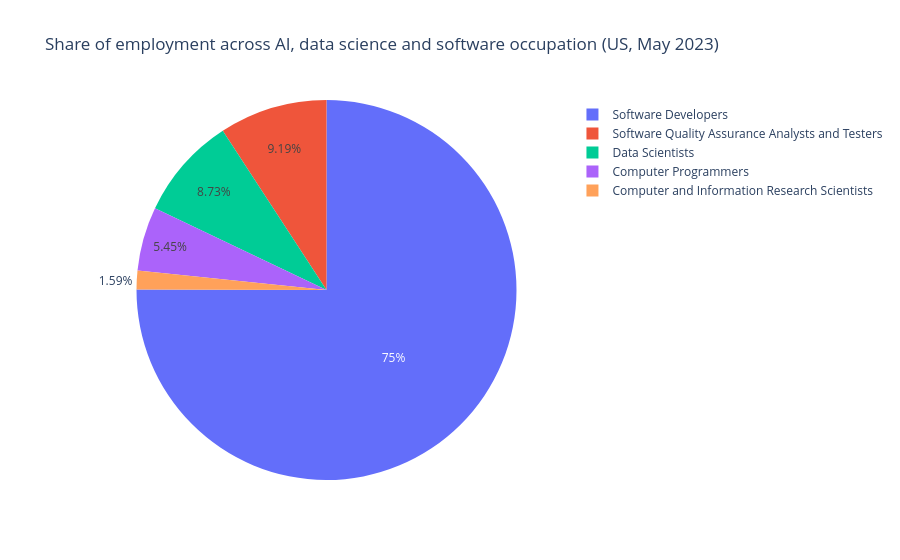

The cell this chart's notebook holds for it:
### Code cell
fig_pie = px.pie(
    national_fields,
    names = "OCC_TITLE", 
    values = "TOT_EMP",
    title = "Share of employment across AI, data science and software occupation (US, May 2023)",
    labels = {"TOT_EMP" : "Number of employees ", "OCC_TITLE": "Field", "A_MEDIAN" : "Median pay"},
    hover_data = ["A_MEDIAN"]
)
fig_pie.show()

### Figure 1 — Plotly figure (JSON) as saved in the notebook; plotly's stock layout.template omitted (floating-point values rounded to 4 significant figures)
{"data": [{"customdata": [[145080], [99700], [132270], [101800], [108020]], "domain": {"x": [0, 1], "y": [0, 1]}, "hovertemplate": "Field=%{label}<br>Number of employees =%{value}<br>Median pay=%{customdata[0]}<extra></extra>", "labels": ["Computer and Information Research Scientists", "Computer Programmers", "Software Developers", "Software Quality Assurance Analysts and Testers", "Data Scientists"], "legendgroup": "", "name": "", "showlegend": true, "type": "pie", "values": [35210, 120370, 1656880, 203040, 192710]}], "layout": {"legend": {"tracegroupgap": 0}, "title": {"text": "Share of employment across AI, data science and software occupation (US, May 2023)"}}}
